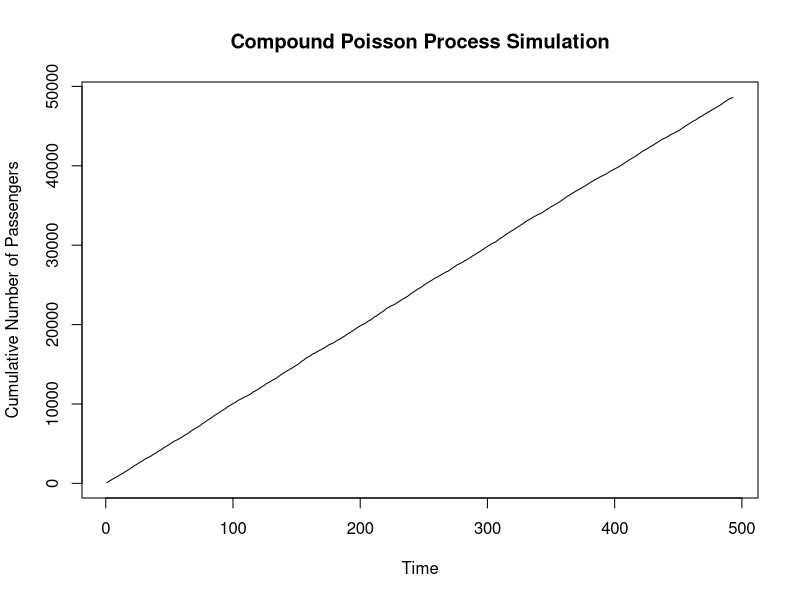

Here is the R script that generated this plot:
# Example 1
set.seed(42)
random_variables <- sample(c(-1, 1), 5, replace = TRUE)

cat("Simulated Random Vector:", random_variables, "\n")
cat("-----------------------------------------------------------------\n")

# Example 2
set.seed(42)
sequence <- rnorm(5)

cat("Simulated Sequence of Random Variables:", sequence, "\n")
cat("-----------------------------------------------------------------\n")


# Example 5 1
# a
lambda <- 1
expected_time <- 10 / lambda
cat("Expected time until the tenth immigrant arrives:", expected_time, "days\n")

# b
prob_exceed_two_days <- exp(-2 * lambda)
cat("Probability that the elapsed time exceeds two days:", prob_exceed_two_days, "\n")
cat("-----------------------------------------------------------------\n")

# Example 5 2
simulate_customer_arrivals <- function(lambda, time_period, num_men) {
  total_arrivals <- rpois(1, lambda * time_period)

  gender_arrs <- sample(0:1, total_arrivals, replace = TRUE, prob = c(0.5, 0.5))

  num_women <- total_arrivals - num_men

  return(num_women)
}

lambda <- 100
time_period <- 5
num_men <- 500

num_women_arrivals <- simulate_customer_arrivals(lambda, time_period, num_men)

cat("Expected number of women arrivals in the first 5 hours:", num_women_arrivals, "\n")
cat("-----------------------------------------------------------------\n")


# Example 6
comp_pois_sim <- function(lambda, mean_pass, sd_pass, t) {
  arrivals <- rpois(t, lambda)

  passengers_per_arrival <- rnorm(sum(arrivals), mean_pass, sd_pass)

  cumulative_passengers <- cumsum(passengers_per_arrival)

  return(cumulative_passengers)
}

lambda <- 5
mean_pass <- 100
sd_pass <- 20
sim_time <- 100

# Simulate compound Poisson process
comp_pois_res <- comp_pois_sim(lambda, mean_pass, sd_pass, sim_time)

# Plot the compound Poisson process
time_points <- seq_along(comp_pois_res)
plot(time_points, comp_pois_res, type = "l",
     xlab = "Time", ylab = "Cumulative Number of Passengers",
     main = "Compound Poisson Process Simulation")
